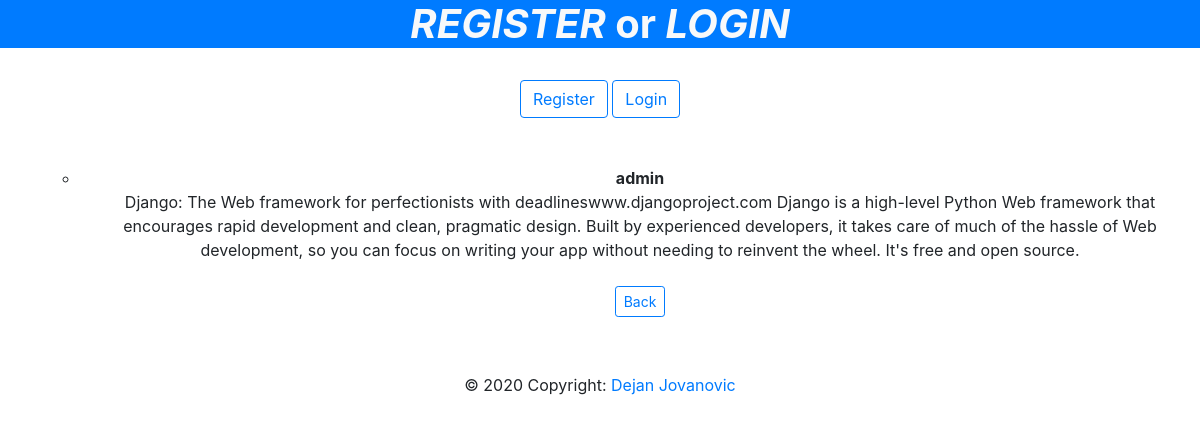
Screenshot of /details/9 with the database file from the repository.
### test_app/models.py (models this page shows, shortened)
class Post(models.Model):
	author = models.ForeignKey(User, on_delete = models.CASCADE)
	body = models.TextField()

### test_app/views.py (the view)
# urls.py: path('details/<int:pk>', details.as_view(), name = 'details'),
class details(DetailView):
	model = Post
	template_name = 'details.html'

### test_app/templates/details.html (shortened to what this page needs)
{% extends 'base.html' %}
{% block body %}
{% if post %}
<br><br>
<ul>
<li><b>{{ post.author }}</b></li>
		{{ post.body|safe }}
		<br><br>
	    <a href="{% url 'home' %}" class='btn btn-outline-primary btn-sm'> Back </a>
</ul>
{% endif %}
{% endblock %}

### test_app/templates/base.html (style rules this page uses)
body { background-repeat: no-repeat; background-attachment: fixed;*/ background-size: 100% 100%; margin-top: 0px; margin-left: 0px; margin-right: 0px; }

### rows the page displays
Post: author "admin", body "Django: The Web framework for perfectionists with deadlineswww.djangoproject.com Django is a high-level Python Web framework that encourages rapid development and clean, pragmatic design. Built by experienced developers, it takes care of much of the hassle of Web development, so you can focus on writing your app without needing to reinvent the wheel. It's free and open source."
